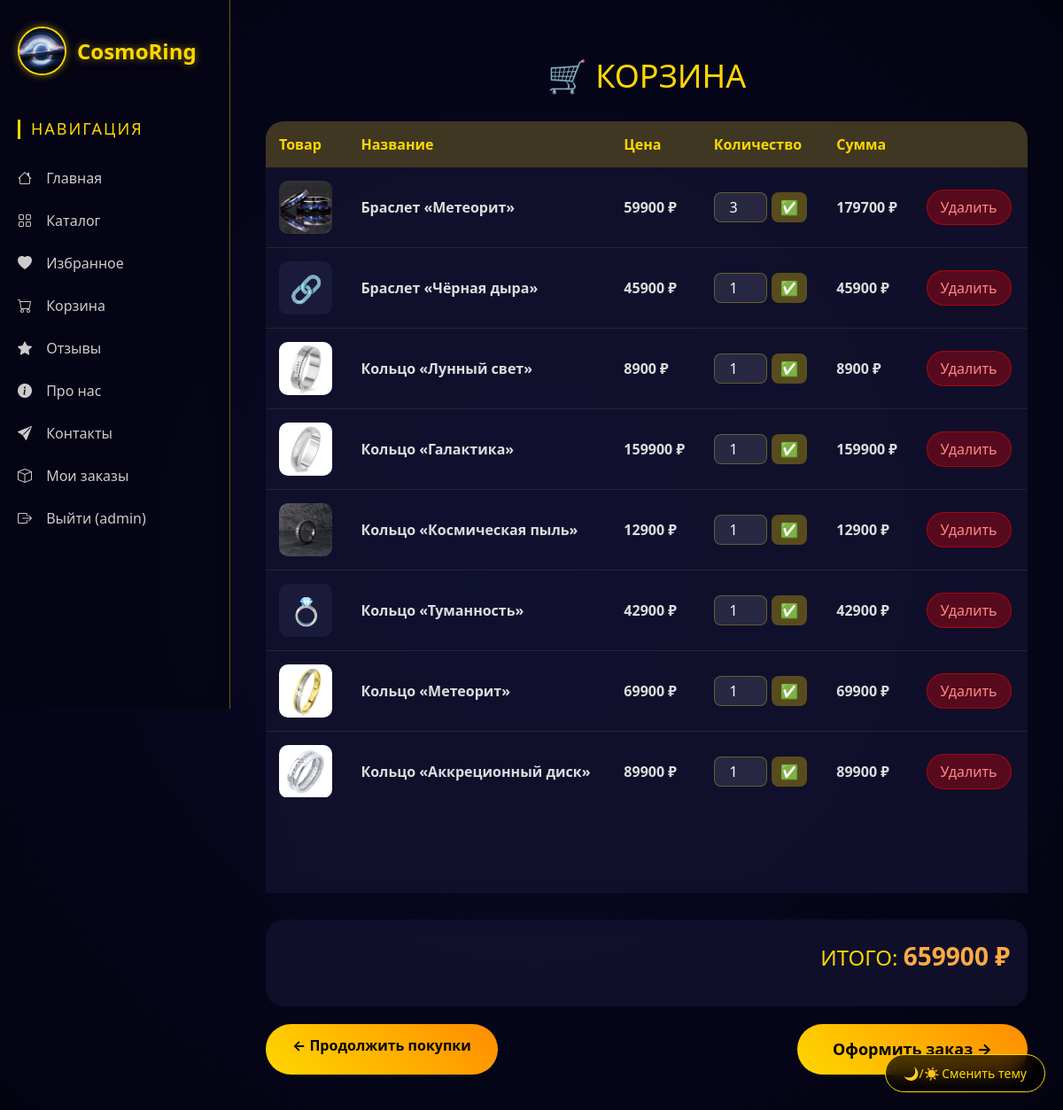
The app's page /cart/ (signed in), older data.
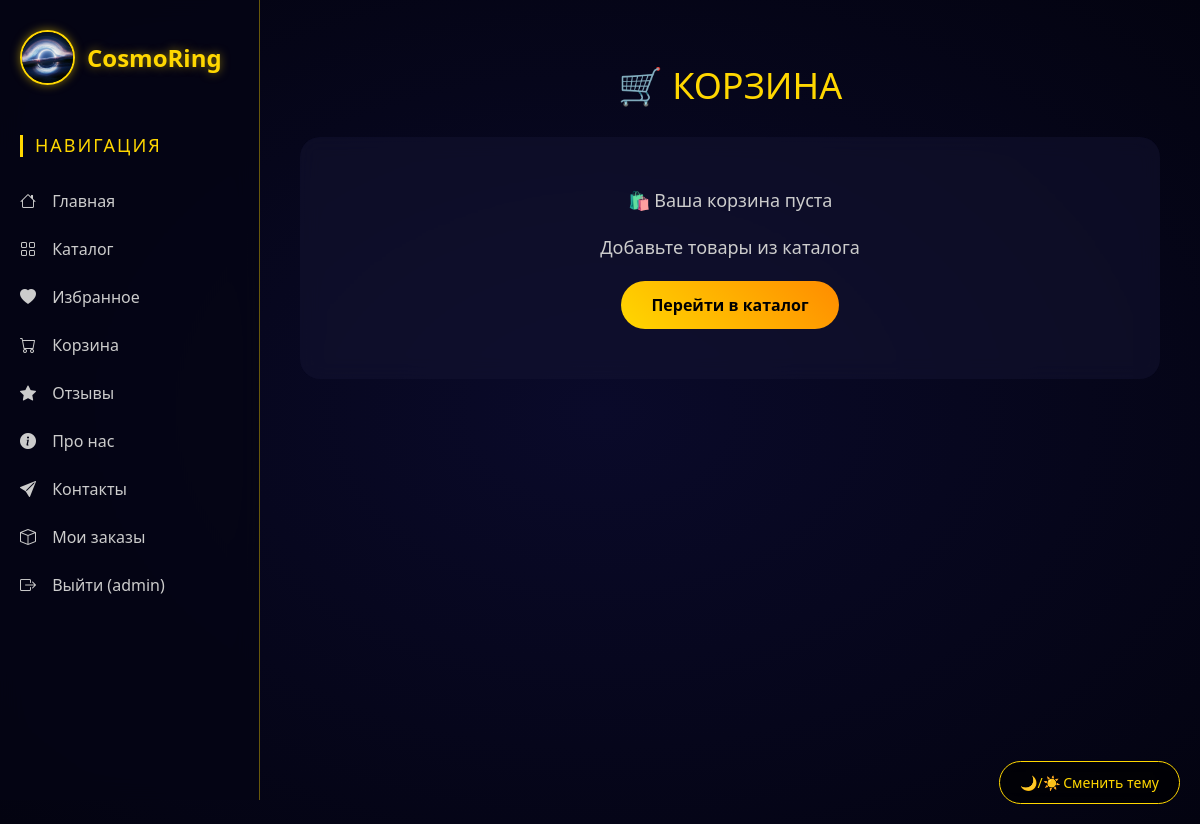
The same page, newer data.
### cart/models.py (models this page shows, shortened)
class CartItem(models.Model):
    user = models.ForeignKey(User, on_delete=models.CASCADE, related_name='cart_items')
    product = models.ForeignKey(Product, on_delete=models.CASCADE)
    quantity = models.PositiveIntegerField(default=1)
    added_at = models.DateTimeField(auto_now_add=True)
    def total(self):
        return self.product.price * self.quantity

### main/models.py (models this page shows, shortened)
class Product(models.Model):
    CATEGORY_CHOICES = [
        ('ring', 'Кольцо'),
        ('earrings', 'Серьги'),
        ('necklace', 'Подвеска'),
        ('bracelet', 'Браслет'),
    ]
    MATERIAL_CHOICES = [
        ('gold', 'Золото'),
        ('silver', 'Серебро'),
        ('rose', 'Розовое золото'),
        ('platinum', 'Платина'),
        ('black', 'Чёрное золото'),
        ('meteorite', 'Метеорит'),
    ]
    name = models.CharField('Название', max_length=200)
    category = models.CharField('Категория', max_length=20, choices=CATEGORY_CHOICES, default='ring')
    material = models.CharField('Материал', max_length=20, choices=MATERIAL_CHOICES, default='gold')
    price = models.DecimalField('Цена (₽)', max_digits=10, decimal_places=0, default=0)
    description = models.TextField('Описание', blank=True)
    characteristics = models.TextField('Характеристики', blank=True)
    image = models.ImageField('Изображение', upload_to='products/', blank=True, null=True)
    is_new = models.BooleanField('Новинка', default=False)
    is_bestseller = models.BooleanField('Хит продаж', default=False)
    created_at = models.DateTimeField('Дата добавления', auto_now_add=True)
    class Meta:
        verbose_name = 'Товар'
        verbose_name_plural = 'Товары'
        ordering = ['-created_at']

### cart/views.py (the view)
# urls.py: path('', views.cart_view, name='cart'),
@login_required
def cart_view(request):
    cart_items = CartItem.objects.filter(user=request.user)
    total_price = sum(item.total() for item in cart_items)
    return render(request, 'main/index.html', {
        'cart_items': cart_items,
        'total_price': total_price
    })

### main/templates/main/index.html (shortened to what this page needs)
﻿{% extends 'main/layout.html' %}
{% load static %}
{% block content %}
<link rel="stylesheet" href="{% static 'main/css/cart.css' %}">
<div class="cart-container">
    <h1 class="cart-title">🛒 КОРЗИНА</h1>
    {% if cart_items %}
    <table class="cart-table">
        <thead>
            <tr>
                <th>Товар</th>
                <th>Название</th>
                <th>Цена</th>
                <th>Количество</th>
                <th>Сумма</th>
                <th></th>
            </tr>
        </thead>
        <tbody>
            {% for item in cart_items %}
            <tr>
                <td>
                    {% if item.product.image %}
                    <img src="{{ item.product.image.url }}" alt="{{ item.product.name }}">
                    {% else %}
                    <div style="width: 60px; height: 60px; background: #1a1a3a; border-radius: 10px; display: flex; align-items: center; justify-content: center; font-size: 30px;">
                        {% if item.product.category == 'ring' %}💍
                        {% elif item.product.category == 'earrings' %}✨
                        {% elif item.product.category == 'necklace' %}📿
                        {% else %}🔗{% endif %}
                    </div>
                    {% endif %}
                </td>
                <td class="cart-product-name">{{ item.product.name }}</td>
                <td class="cart-price">{{ item.product.price|floatformat:0 }} ₽</td>
                <td>
                    <div class="cart-quantity">
                        <form method="post" action="{% url 'update_cart' item.id %}" style="display: flex; gap: 5px;">
                            <input type="number" name="quantity" value="{{ item.quantity }}" min="1" max="99">
                            <button type="submit" style="background: rgba(255,215,0,0.3); border: none; border-radius: 8px; color: #ffd700; cursor: pointer; padding: 5px 10px;">✅</button>
                        </form>
                    </div>
                </td>
                <td class="cart-price">{{ item.total|floatformat:0 }} ₽</td>
                <td>
                    <form method="post" action="{% url 'remove_from_cart' item.id %}">
                        <button type="submit" class="btn-remove">Удалить</button>
                    </form>
                </td>
            </tr>
            {% endfor %}
        </tbody>
    </table>
    <div class="cart-total">
        <p>ИТОГО: <span>{{ total_price|floatformat:0 }} ₽</span></p>
    </div>
    <div class="cart-buttons">
        <a href="{% url 'catalog' %}" class="btn-continue">← Продолжить покупки</a>
        <a href="{% url 'checkout' %}"><button class="btn-checkout">Оформить заказ →</button></a>
    </div>
    {% else %}
    <div class="cart-empty">
        <p>🛍️ Ваша корзина пуста</p>
        <p>Добавьте товары из каталога</p>
        <a href="{% url 'catalog' %}" class="btn-continue">Перейти в каталог</a>
    </div>
    {% endif %}
</div>
{% endblock %}

Row changes from the older to the newer data that the page shows:
removed CartItem: product.image (picture), product.name "Браслет «Метеорит»", product.price "59900", quantity "3", total "179700"
removed CartItem: product.name "Браслет «Чёрная дыра»", product.price "45900", quantity "1", total "45900"
removed CartItem: product.image (picture), product.name "Кольцо «Лунный свет»", product.price "8900", quantity "1", total "8900"
removed CartItem: product.image (picture), product.name "Кольцо «Галактика»", product.price "159900", quantity "1", total "159900"
removed CartItem: product.image (picture), product.name "Кольцо «Космическая пыль»", product.price "12900", quantity "1", total "12900"
removed CartItem: product.name "Кольцо «Туманность»", product.price "42900", quantity "1", total "42900"
removed CartItem: product.image (picture), product.name "Кольцо «Метеорит»", product.price "69900", quantity "1", total "69900"
removed CartItem: product.image (picture), product.name "Кольцо «Аккреционный диск»", product.price "89900", quantity "1", total "89900"
removed CartItem: product.image (picture), quantity "1"
Text that changed along with them:
{{ total_price|floatformat:0 }}: "659900" → (not shown)
text no longer shown: "Товар Название Цена Количество Сумма ИТОГО: ₽ ← Продолжить покупки Оформить заказ →"
text now shown: "🛍️ Ваша корзина пуста Добавьте товары из каталога Перейти в каталог"
